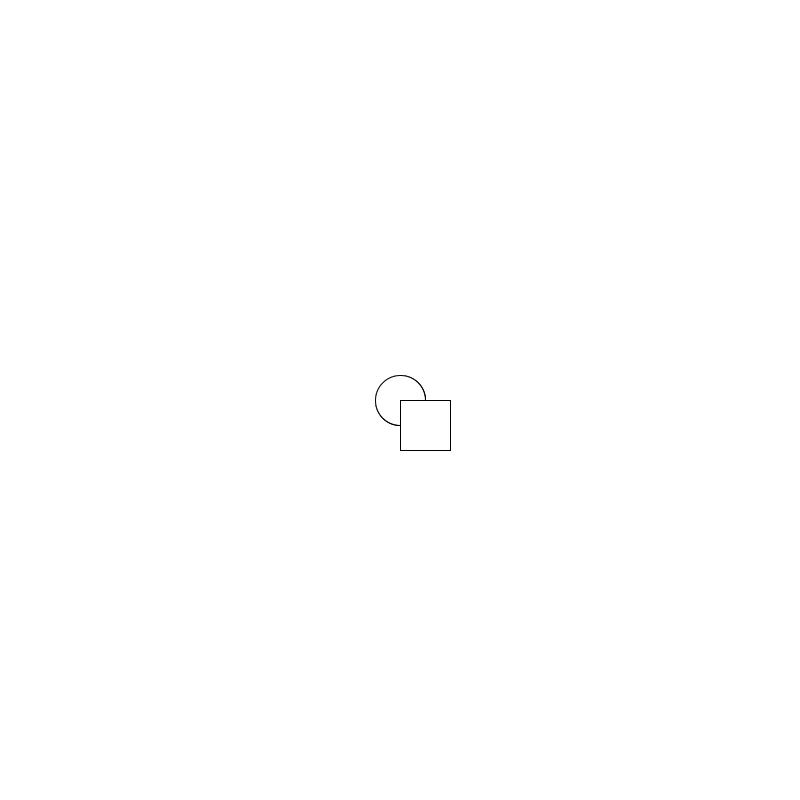
Frame 1 (no input)
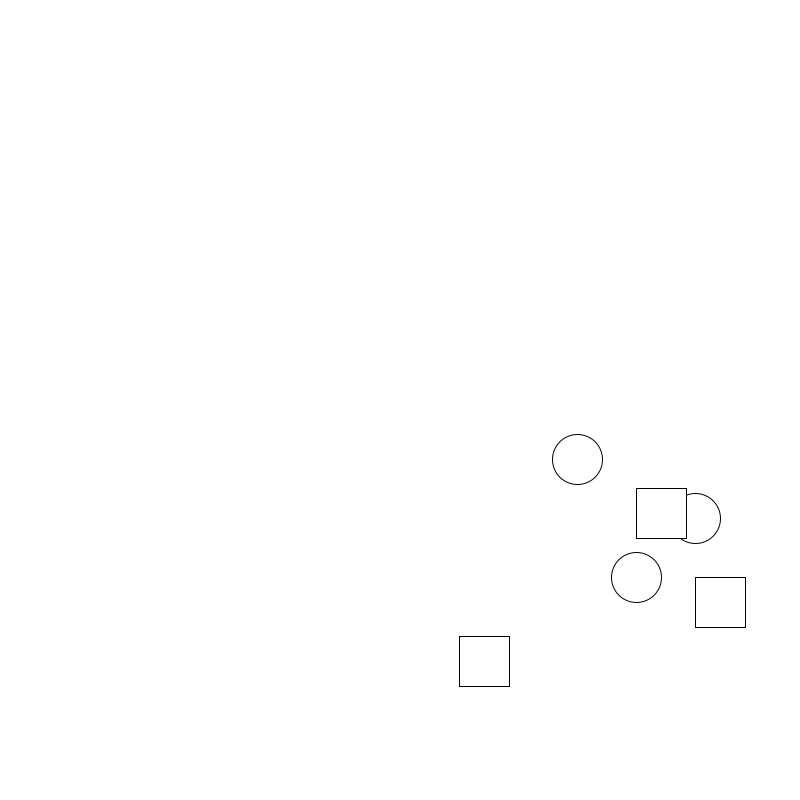
Frame 60 (the mouse pressed at the canvas centre just before this capture)
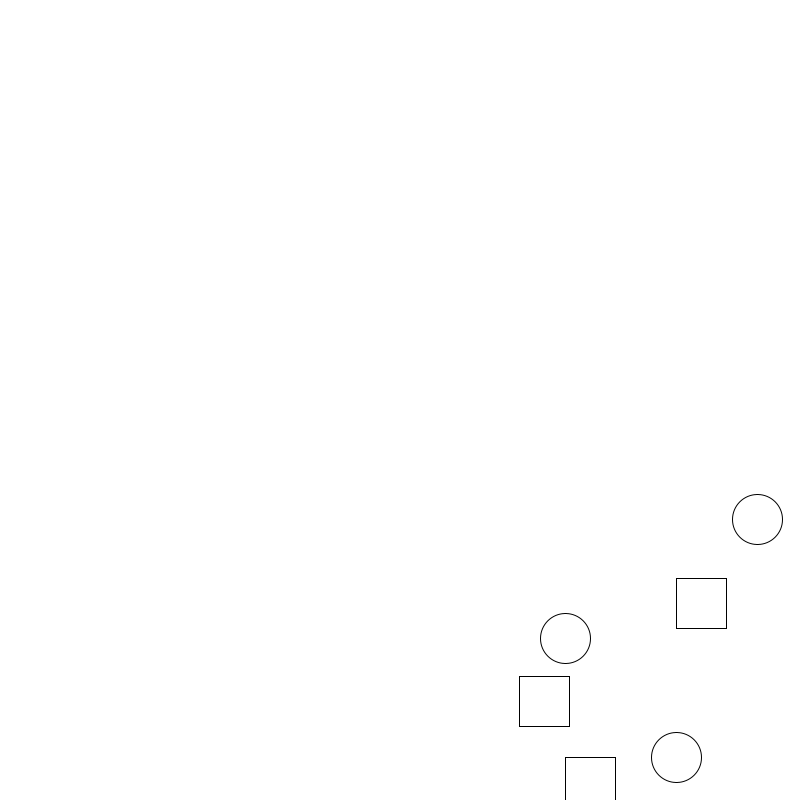
Frame 120 (the mouse held since frame 60 and released just before this capture)

The Processing sketch that drew these frames (run headless with seeded random() and noise(); from frame 60 on, the mouse is pressed at the canvas centre):

// Processing sketch: Assignment_4_3
// ── Assignment_4_3.pde
// milena correa
// code 1
//

//RULES: click all of the green balls to win! avoid the squares! if you accidently click all of the squares, you lose!

// variable list for each ball and rectangle

//position
float b1x;
float b1y;
float b2x;
float b2y;
float b3x;
float b3y;

float r1x;
float r1y;
float r2x;
float r2y;
float r3x;
float r3y;

//speed
float b1xSpeed;
float b2xSpeed;
float b3xSpeed;
float r1xSpeed;
float r2xSpeed;
float r3xSpeed;

float b1ySpeed;
float b2ySpeed;
float b3ySpeed;
float r1ySpeed;
float r2ySpeed;
float r3ySpeed;

//counts total ball and rectangle clicks
int numClicked;
int numClickedY;

//counts if the item has been clicked
boolean clickedb1;
boolean clickedb2;
boolean clickedb3;
boolean clickedr1;
boolean clickedr2;
boolean clickedr3;

void setup() {
  size(800, 800);
  background(255);
  
  //defining sizes
  b1x = width/2;
  b2x = width/2;
  b3x = width/2;

  b1y = height/2;
  b2y = height/2;
  b3y = height/2;

  r1x= width/2;
  r2x= width/2;
  r3x= width/2;

  r1y = height/2;
  r2y = height/2;
  r3y = height/2;

  b1xSpeed = 5;
  b2xSpeed = 4;
  b3xSpeed = 3;
  r1xSpeed = 4;
  r2xSpeed = 1;
  r3xSpeed = 5;

  b1ySpeed = 2;
  b2ySpeed = 3;
  b3ySpeed = 1;
  r1ySpeed = 1.5;
  r2ySpeed = 4;
  r3ySpeed = 3;
}

void draw() {
  background(255);
  drawShapes(0, 0);

//speed and bounciness
  if (b1x > width -25 || b1x < 25) {
    b1xSpeed *= -1;
  }
  if (b1y > height - 25 || b1y<25) {
    b1ySpeed *= -1;
  }

  if (b2x > width -25 || b2x < 25) {
    b2xSpeed *= -1;
  }

  if (b2y > height - 25 || b2y<25) {
    b2ySpeed *= -1;
  }

  if (b3x > width -25 || b3x < 25) {
    b3xSpeed *= -1;
  }

  if (b3y > height - 25 || b3y<25) {
    b3ySpeed *= -1;
  }

  if (r1x > width -25 || r1x < 25) {
    r1xSpeed *= -1;
  }

  if (r1y > height - 25 || r1y < 25 ) {
    r1ySpeed *= -1;
  }

  if (r2x > width -25 || r2x < 25) {
    r2xSpeed *= -1;
  }

  if (r2y > height - 25 || r2y<25) {
    r2ySpeed *= -1;
  }

  if (r3x > width -25 || r3x < 25) {
    r3xSpeed *= -1;
  }

  if (r3y > height -25 || r3y<25) {
    r3ySpeed *= -1;
  }


  b1x += b1xSpeed;
  b1y += b1ySpeed;
  b2x += b2xSpeed;
  b2y += b2ySpeed;
  b3x += b3xSpeed;
  b3y += b3ySpeed;

  r1x += r1xSpeed;
  r1y += r1ySpeed;
  r2x += r2xSpeed;
  r2y += r2ySpeed;
  r3x += r3xSpeed;
  r3y += r3ySpeed;

//winning and losing text based on number of clicks
  if (numClicked == 3) {
    background(0);
    fill(255);
    textSize(50);
    text("You Lose!", width/2, height/2);
  }
  
   if (numClickedY == 3) {
    background(255, 255, 0);
    fill(0);
    textSize(50);
    text("You Win :) !", width/2, height/2);
  }
}

void drawShapes(float x, float y) {
  //draws all of the balls and rectangles, says that if they are clicked to turn either green or red

  if (clickedb1 == true) {
    fill(0, 255, 0);
  } else {
    fill(255);
  }
  ellipse(b1x, b1y, 50, 50);

  if (clickedb2 == true) {
    fill(0, 255, 0);
  } else {
    fill(255);
  }
  ellipse(b2x, b2y, 50, 50);

  if (clickedb3 == true) {
    fill(0, 255, 0);
  } else {
    fill(255);
  }
  ellipse(b3x, b3y, 50, 50);

  if (clickedr1 == true) {
    fill(255, 0, 0);
  } else {
    fill(255);
  }
  rect(r1x, r1y, 50, 50);

  if (clickedr2 == true) {
    fill(255, 0, 0);
  } else {
    fill(255);
  }
  rect(r2x, r2y, 50, 50);

  if (clickedr3 == true) {
    fill(255, 0, 0);
  } else {
    fill(255);
  }
  rect(r3x, r3y, 50, 50);
}

void mousePressed() {
  //defines distance of clicks to the ball/rectangle, if they are close enough it will make the statement true
  //also adds to the ball and rectangle counter
  if (dist(mouseX, mouseY, b1x, b1y) < 50) {
    clickedb1 = true;
    numClickedY++;
  }

  if (dist(mouseX, mouseY, b2x, b2y) < 50) {
    clickedb2 = true;
    numClickedY++;
  }

  if (dist(mouseX, mouseY, b3x, b3y) < 50) {
    clickedb3 = true;
    numClickedY++;
  }

  if (dist(mouseX, mouseY, r1x, r1y) < 50) {
    clickedr1 = true;
    numClicked++;
    println(numClicked);
  }

  if (dist(mouseX, mouseY, r2x, r2y) < 50) {
    clickedr2 = true;
    numClicked++;
    println(numClicked);
  }

  if (dist(mouseX, mouseY, r3x, r3y) < 50) {
    clickedr3 = true;
    numClicked++;
    println(numClicked);
  }
}
